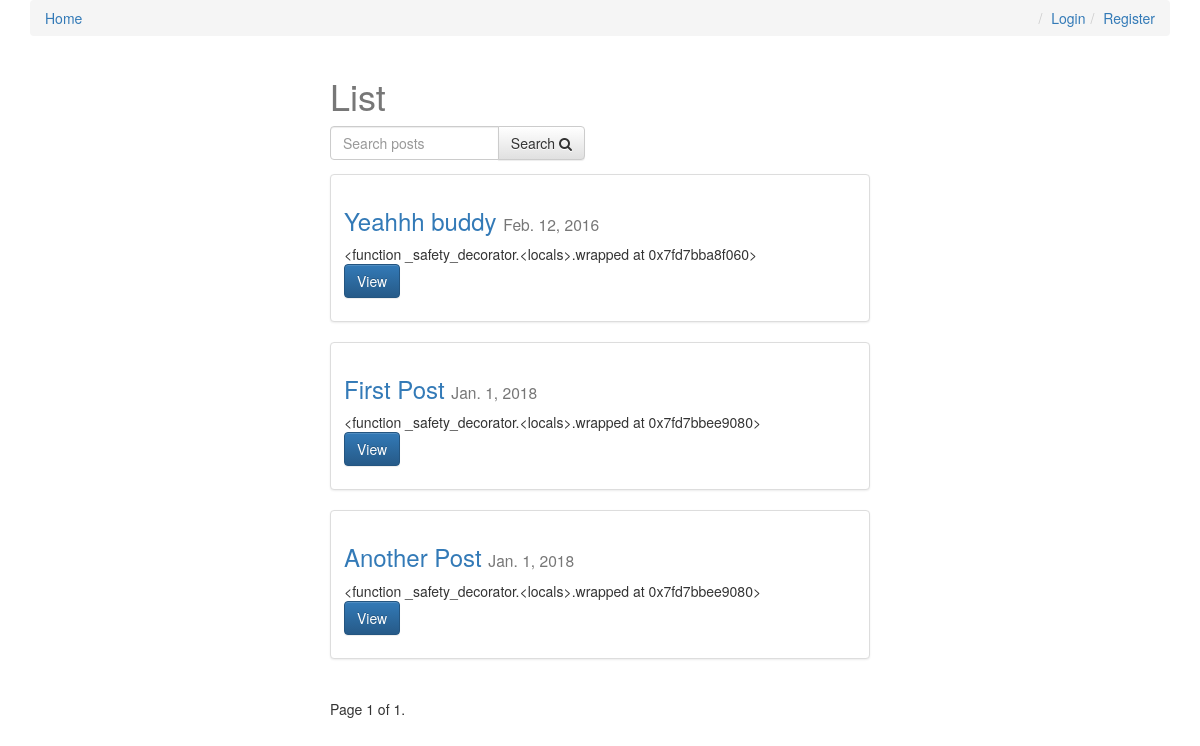
Before: / with the older database file.
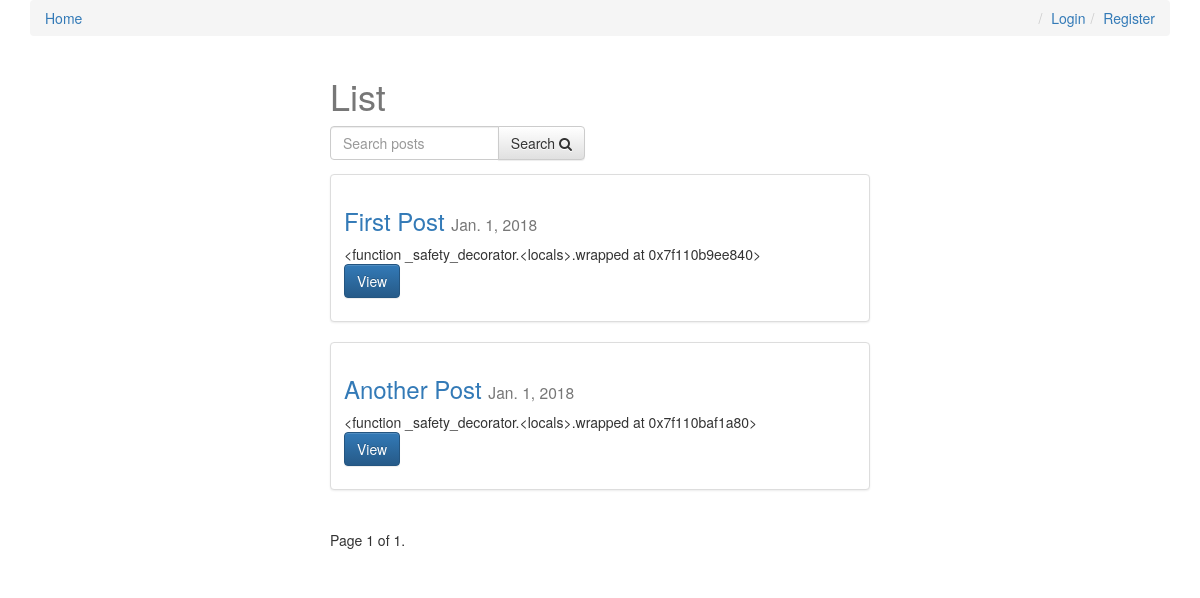
After: the same page with the newer database file.
### posts/models.py (models this page shows, shortened)
class Post(models.Model):
    user = models.ForeignKey(settings.AUTH_USER_MODEL, default=1)
    title = models.CharField(max_length=120)
    slug = models.SlugField(unique=True)
    image = models.ImageField(upload_to=upload_location,
            null=True,
            blank=True,
            width_field="width_field",
            height_field="height_field")
    height_field = models.IntegerField(default=0)
    width_field = models.IntegerField(default=0)
    content = models.TextField()
    draft = models.BooleanField(default=False)
    publish = models.DateField(auto_now=False, auto_now_add=False)
    read_time =  models.IntegerField(default=0) # models.TimeField(null=True, blank=True) #assume minutes
    updated = models.DateTimeField(auto_now=True, auto_now_add=False)
    timestamp = models.DateTimeField(auto_now=False, auto_now_add=True)
    objects = PostManager()
    def get_absolute_url(self):
        return reverse("posts:detail", kwargs={"slug": self.slug})
    class Meta:
        ordering = ["-timestamp", "-updated"]
    def get_markdown(self):
        content = self.content
        markdown_text = markdown(content)
        return mark_safe(markdown_text)

### posts/views.py (the view, shortened to what this page needs)
# urls.py: url(r'^$', post_list, name='list'),
def post_list(request):
	today = timezone.now().date()
	queryset_list = Post.objects.active() #.order_by("-timestamp")
	if request.user.is_staff or request.user.is_superuser:
		queryset_list = Post.objects.all()
	query = request.GET.get("q")
	paginator = Paginator(queryset_list, 8) # Show 25 contacts per page
	page_request_var = "page"
	page = request.GET.get(page_request_var)
	try:
		queryset = paginator.page(page)
	except PageNotAnInteger:
		queryset = paginator.page(1)
	except EmptyPage:
		queryset = paginator.page(paginator.num_pages)
	context = {
		"object_list": queryset,
		"title": "List",
		"page_request_var": page_request_var,
		"today": today,
	}
	return render(request, "post_list.html", context)

### posts/models.py (called while the page is built)
    def active(self, *args, **kwargs):
        return super(PostManager, self).filter(draft=False).filter(publish__lte=timezone.now())

### templates/post_list.html (shortened to what this page needs)
{% extends "base.html" %}
{% block content %}
<div class='col-sm-6 col-sm-offset-3'>
    <h1>{{ title }}</h1>
<form method='GET' action='' class='row'>
        <div class='col-sm-6'>
            <div class='input-group'>
                <input class='form-control' type='text' name='q' placeholder='Search posts' value='{{ request.GET.q }}'/>
                <span class='input-group-btn'>
                    <button class='btn btn-default' type='submit'>Search <i class="fa fa-search"></i></button>
                </span>
            </div>
        </div>
</form>
{% for obj in object_list %}
<div class="row">
  <div class="col-sm-12">
    <div class="thumbnail">
      <div class="caption post-detail-item">
        <h3><a href='{{ obj.get_absolute_url }}'>{{ obj.title }}</a> <small>{{ obj.publish }}</small></h3>
        {{ obj.get_markdown|truncatechars_html:120 }}
        <p><a href="{{ obj.get_absolute_url }}" class="btn btn-primary" role="button">View</a></p>
      </div>
    </div>
  </div>
</div>
{% endfor %}
<div class="pagination">
    <span class="step-links">
        <span class="current">
            Page {{ object_list.number }} of {{ object_list.paginator.num_pages }}.
        </span>
    </span>
</div>
</div>
{% endblock content %}

### templates/base.html (shortened to what this page needs)
{% load staticfiles %}
<html>
<head>
<link rel="stylesheet" href="https://maxcdn.bootstrapcdn.com/bootstrap/3.3.6/css/bootstrap.min.css">
<link rel="stylesheet" href="https://maxcdn.bootstrapcdn.com/bootstrap/3.3.6/css/bootstrap-theme.min.css">
<link rel='stylesheet' href='https://maxcdn.bootstrapcdn.com/font-awesome/4.5.0/css/font-awesome.min.css' >
<link rel='stylesheet' href='{% static "css/base.css" %}' />
</head>
<body>
<div class='container'>
    <ol class='breadcrumb'>
        <li><a href='{% url "posts:list" %}'>Home</a></li>
        {% if not request.user.is_authenticated %}
        <li class='pull-right'><a href='{% url "register" %}'>Register</a></li>
        <li class='pull-right'><a href='{% url "login" %}'>Login</a></li>
        {% else %}
        <li class='pull-right'><a href='{% url "logout" %}'>Logout</a></li>
        {% endif %}
    </ol>
{% block content %}{% endblock content %}
</div>
</body>
</html>

### static/css/base.css (style rules this page uses)
h1 { color: #777777; }

Changed rows visible on the page:
removed Post: title "Yeahhh buddy", publish "Feb. 12, 2016", get_markdown "<function _safety_decorator.<locals>.wrapped at 0x7fd7bba8f060>"
computed for Post "First Post": get_markdown "<function _safety_decorator.<locals>.wrapped at 0x7fd7bbee9080>" → "<function _safety_decorator.<locals>.wrapped at 0x7f110b9ee840>"
computed for Post "Another Post": get_markdown "<function _safety_decorator.<locals>.wrapped at 0x7fd7bbee9080>" → "<function _safety_decorator.<locals>.wrapped at 0x7f110baf1a80>"
